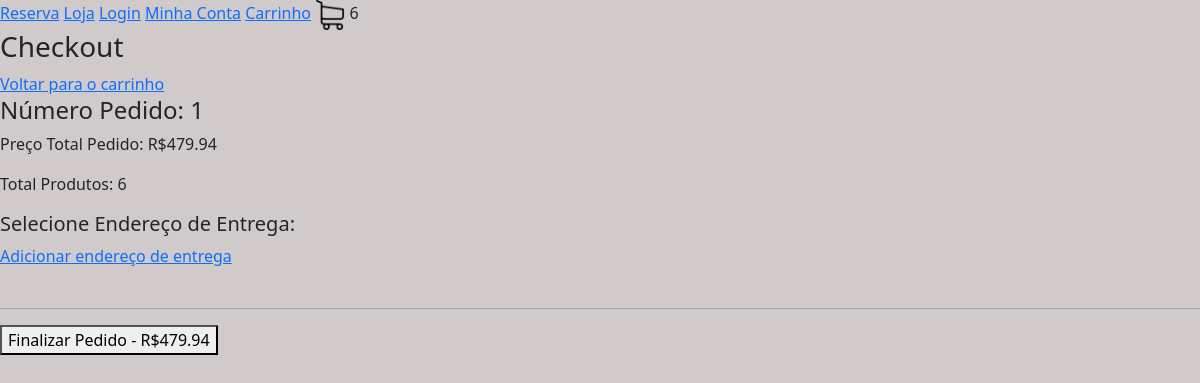
/checkout/ (signed in), run on an earlier commit of the app's database.
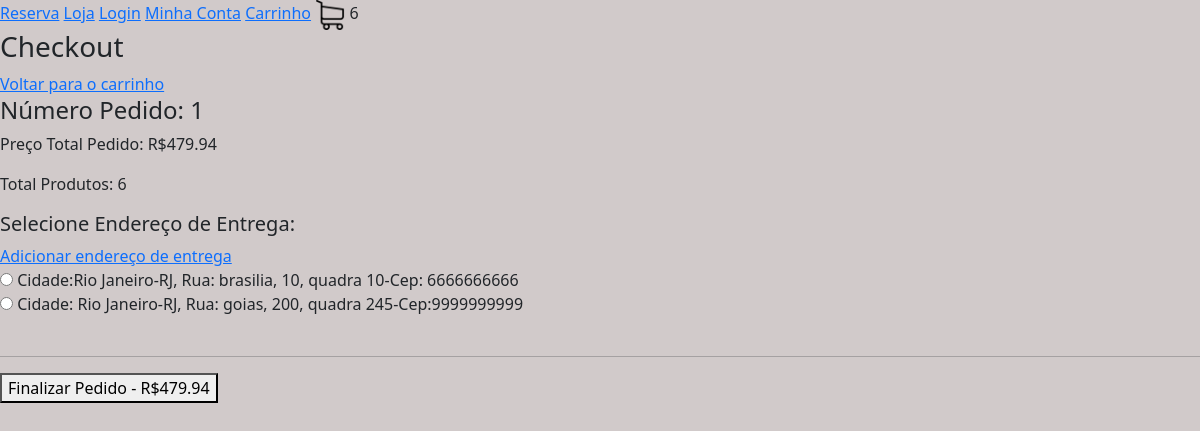
And on a later commit of the database.
### loja/models.py (models this page shows, shortened)
class Endereco(models.Model):
    rua = models.CharField(max_length=200, null=True, blank=True)
    numero =  models.IntegerField(default=0)
    complemento = models.CharField(max_length=200, null=True, blank=True)
    cep = models.CharField(max_length=200, null=True, blank=True)
    cidade = models.CharField(max_length=200, null=True, blank=True)
    estado = models.CharField(max_length=200, null=True, blank=True)
    cliente =  models.ForeignKey(Cliente, null=True, blank=True, on_delete=models.SET_NULL)

### loja/views.py (the view)
# urls.py: path('checkout/', checkout, name="checkout") ,
def checkout(request):
   if request.user.is_authenticated: #Verif usuár autenticado
    cliente = request.user.cliente
   else: #se nao estiver autenticado
     if request.COOKIES.get("id_sessao"):
        id_sessao = request.COOKIES.get("id_sessao")
        cliente, criado = Cliente.objects.get_or_create(id_sessao=id_sessao)
     else: #caso não tenha o id_sessao associado a ele
        return redirect("loja")
   pedido, criado = Pedido.objects.get_or_create(cliente=cliente, finalizado=False)
   enderecos = Endereco.objects.filter(cliente=cliente)
   context = {"pedido": pedido, "enderecos": enderecos}
   return render(request, 'checkout.html', context)

### loja/models.py (called while the page is built)
     @property
     def quantidade_total(self):
         itens_pedido = ItensPedido.objects.filter(pedido__id=self.id)
         quantidade = sum([item.quantidade for item in itens_pedido])
         return quantidade

     @property
     def preco_total(self):
         itens_pedido = ItensPedido.objects.filter(pedido__id=self.id)
         preco = sum([item.preco_total for item in itens_pedido])
         return preco

    @property #serve para acessar uma funcao da class sem ()
    def preco_total(self):
        return self.quantidade * self.item_estoque.produto.preco

### loja/templates/checkout.html (shortened to what this page needs)
{% extends 'base.html' %} {% load static %}
{% block body %}
<h3>Checkout</h3>
<a href="{% url 'checkout' %}">Voltar para o carrinho</a>
<h4>Número Pedido: {{ pedido.id }}</h4>
<p>Preço Total Pedido: R${{ pedido.preco_total }}</p>
<p>Total Produtos: {{ pedido.quantidade_total }}</p>
<form method="post">
  <h5>Selecione Endereço de Entrega:</h5>
  <a href="{% url 'adicionar_endereco' %}">Adicionar endereço de entrega</a>
  <br />
  {% for endereco in enderecos %}
  <input type="radio" name="endereco" value="{{ endereco.id }}" />
  <label for="{{ endereco.id }}"
    >{{ endereco.cidade }}-{{ endereco.estado }}, {{ endereco.rua }},
    {{endereco.numero }}, {{ endereco.complemento }}-{{ endereco.cep }}</label
  >
  <br />
  {% endfor %}
  <br />
  <hr />
  <button type="submit">Finalizar Pedido - R${{ pedido.preco_total }}</button>
</form>
{% endblock %}

What changed in the data, as far as the page shows it:
added Endereco: cidade "Cidade:Rio Janeiro", estado "RJ", rua "Rua: brasilia", numero "10", complemento "quadra 10", cep "Cep: 6666666666"
added Endereco: cidade "Cidade: Rio Janeiro", estado "RJ", rua "Rua: goias", numero "200", complemento "quadra 245", cep "Cep:9999999999"
